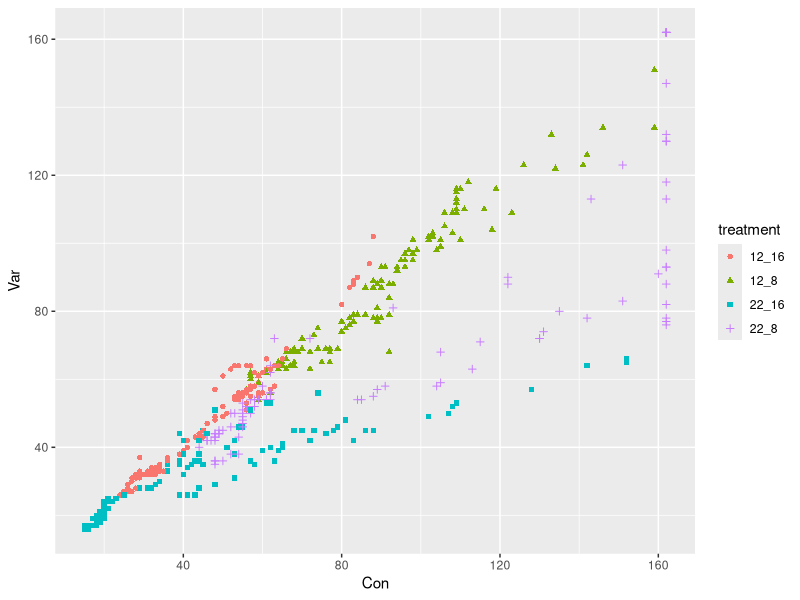
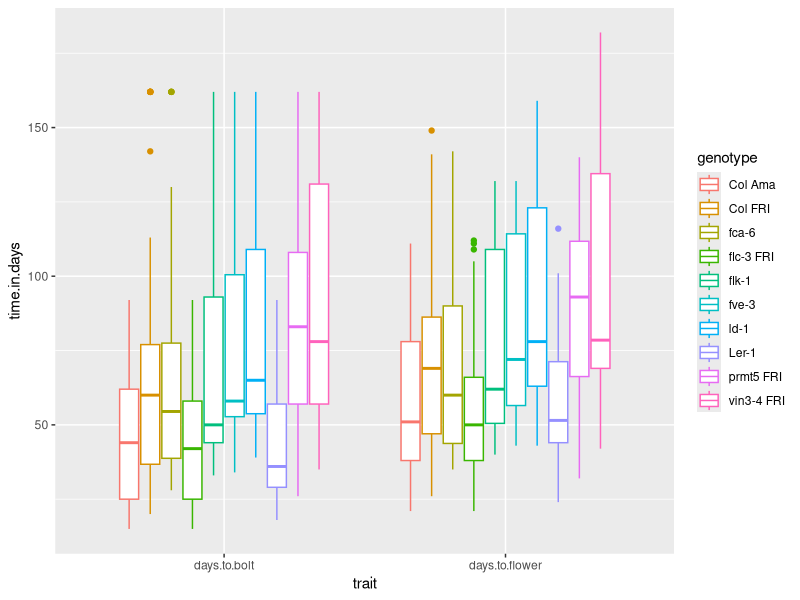
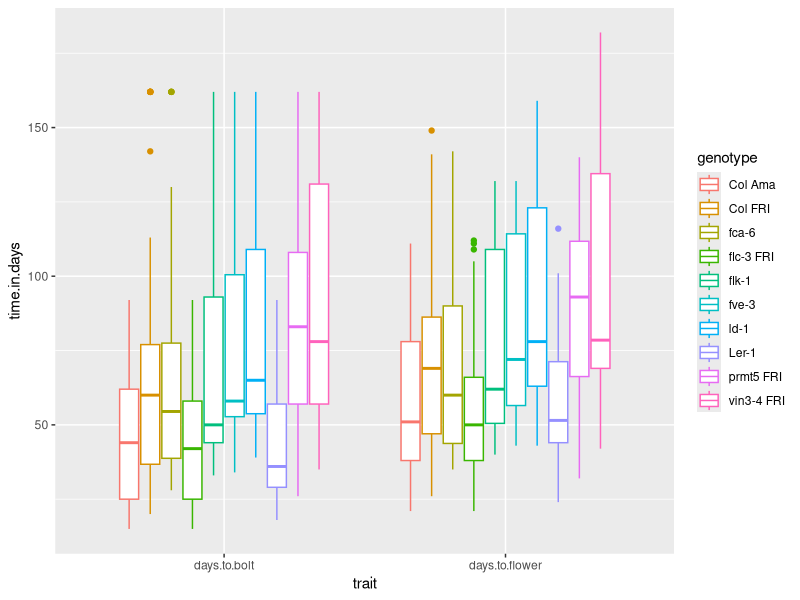
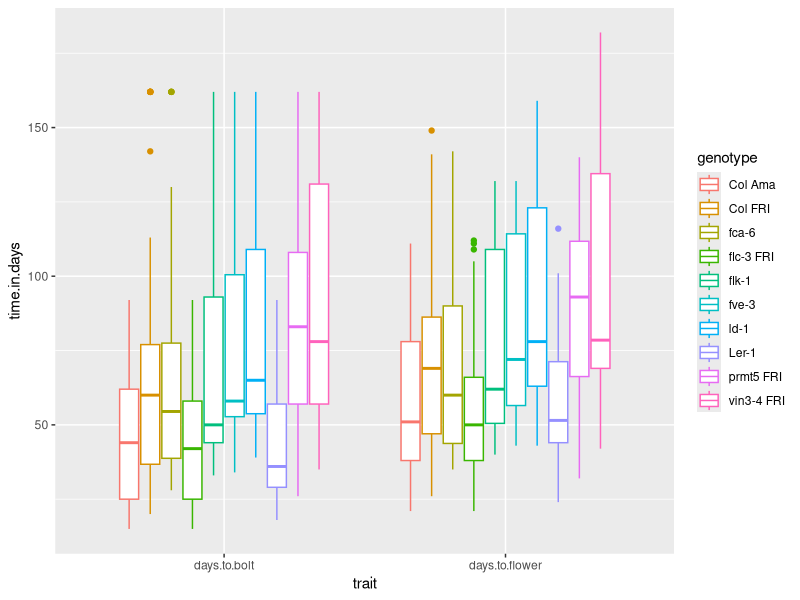
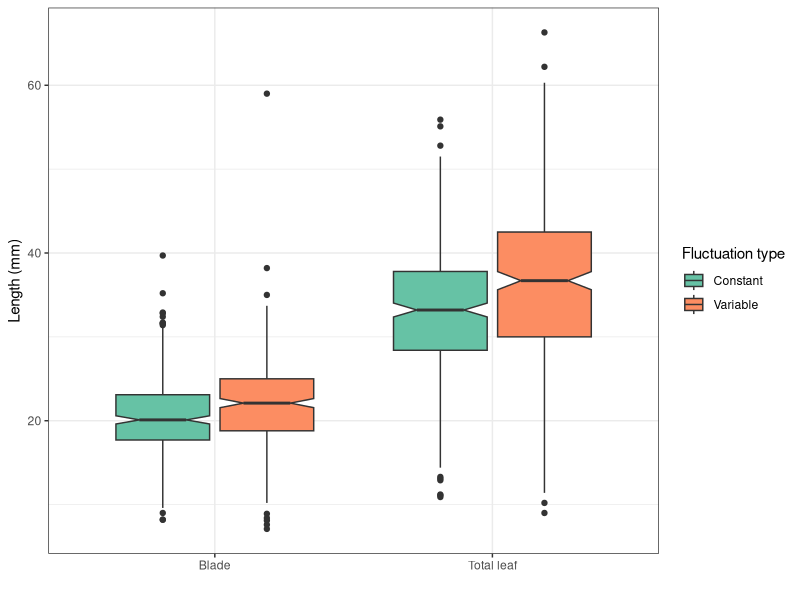
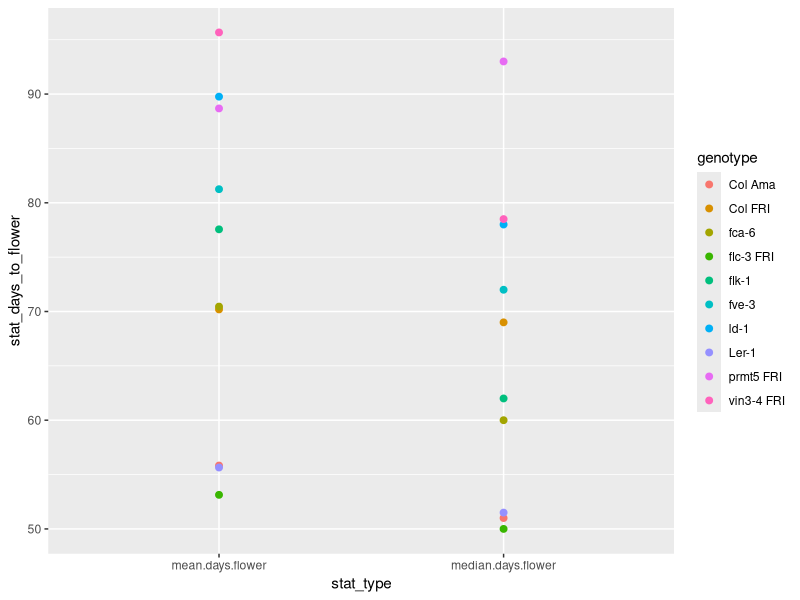
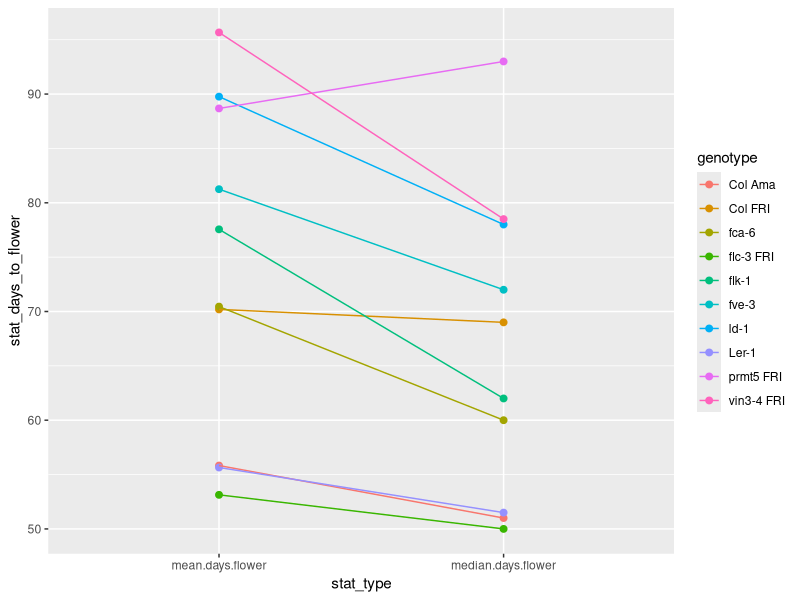
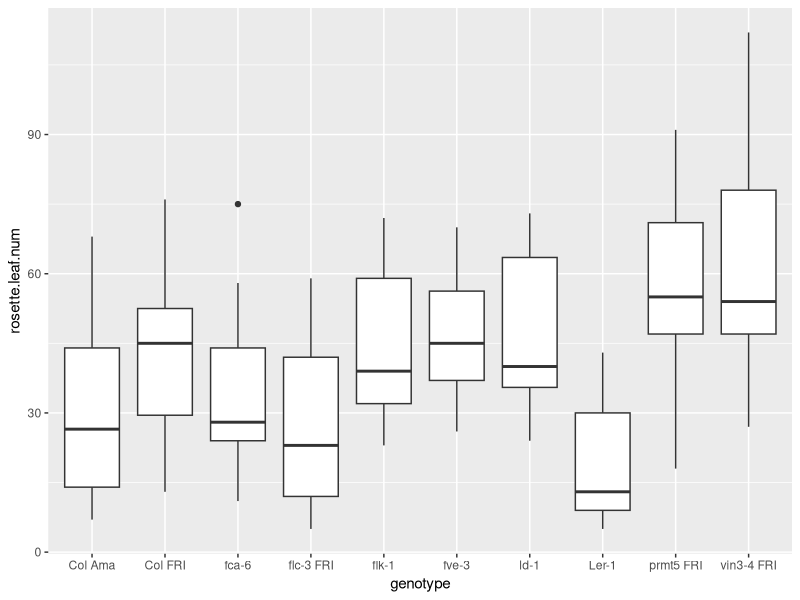

These charts were generated, in order, by the following R code:
## ---- chunk 1
knitr::opts_chunk$set(echo = TRUE)
## ---- chunk 2
# Chargez la librairie `tidyverse`

# changer votre répertoire de travail pour être dans le dossier `session4_reorganisation_suite`:

# Importer `burghardt_et_al_2015_expt1.txt` et mettez le dans un objet appelé `expt1`

## ---- chunk 3
# Chargez la librairie `tidyverse` (aide: utilisez la fonction `library()`)
library(tidyverse)

# Importer `burghardt_et_al_2015_expt1.txt` et mettez le dans un objet appelé `expt1`
#(aide: utilisez la fonction `read_tsv()`)

expt1 <- read_tsv("../data/burghardt_et_al_2015_expt1.txt")

## ---- chunk 4

expt1_subset <- select(expt1, plant_nb:vernalization, days.to.bolt)


## ---- chunk 5

expt1_wide <- spread(expt1_subset, key=fluctuation, value = days.to.bolt)


## ---- chunk 6

unite(expt1_wide, "treatment", temperature, day.length) %>% 
ggplot(aes(x=Con, y=Var, col=treatment, shape=treatment)) +
  geom_point()


## ---- chunk 7
gather(expt1, "trait", "time.in.days", days.to.bolt, days.to.flower) %>% 
  ggplot(aes(x=trait, y=time.in.days, color=genotype)) +
  geom_boxplot()
## ---- chunk 8
expt1_long <- gather(expt1, "trait", "time.in.days", days.to.bolt, days.to.flower)
## ---- chunk 9
ggplot(expt1_long, aes(x=trait, y=time.in.days, color=genotype)) +
  geom_boxplot()
## ---- chunk 10
ggplot(expt1_long, aes(x=trait, y=time.in.days, color=genotype)) +
  geom_boxplot()

ggsave("boxplot_daystobolt_daystoflower_genotypes.jpg")
## ---- chunk 11

gather(expt1, "trait", "length.mm", blade.length.mm, total.leaf.length.mm) %>% 
  ggplot(aes(x=trait, y=length.mm, fill=fluctuation)) +
  geom_boxplot(notch=TRUE) +
  scale_fill_brewer(palette = "Set2", labels = c("Con"="Constant", "Var"="Variable"), 
                    name="Fluctuation type") +
  theme_bw() +
  scale_x_discrete(name="",labels=c("blade.length.mm"="Blade","total.leaf.length.mm"="Total leaf")) +
  ylab("Length (mm)")


## ---- chunk 12
band_members
## ---- chunk 13
band_instruments
## ---- chunk 14
full_join(band_members, band_instruments, by="name")
## ---- chunk 15
left_join(band_members, band_instruments, by="name")
## ---- chunk 16
right_join(band_instruments, band_members, by="name")
## ---- chunk 17
inner_join(band_members, band_instruments, by="name")
## ---- chunk 18

group_by(expt1, genotype) %>% 
summarise(mean.days.to.flower = mean(days.to.flower, na.rm = TRUE))

## ---- chunk 19

group_by(expt1, genotype, temperature) %>% 
summarise(mean.days.flower = mean(days.to.flower, na.rm = TRUE),
          sd.days.flower = sd(days.to.flower, na.rm = TRUE),
          median.days.flower = median(days.to.flower, na.rm = TRUE))
## ---- chunk 20

group_by(expt1, genotype) %>% 
summarise(n.obs = n())
## ---- chunk 21

count(expt1, genotype)

## ---- chunk 22

group_by(expt1, genotype) %>% 
summarise(mean.days.flower = mean(days.to.flower, na.rm = TRUE),
          sd.days.flower = sd(days.to.flower, na.rm = TRUE),
          median.days.flower = median(days.to.flower, na.rm = TRUE)) %>% 
  gather(key="stat_type",value="stat_days_to_flower", mean.days.flower,median.days.flower) %>% 
  ggplot(aes(x=stat_type,y=stat_days_to_flower, col=genotype))+
  geom_point(size=2)
## ---- chunk 23

group_by(expt1, genotype) %>% 
summarise(mean.days.flower = mean(days.to.flower, na.rm = TRUE),
          sd.days.flower = sd(days.to.flower, na.rm = TRUE),
          median.days.flower = median(days.to.flower, na.rm = TRUE)) %>% 
  gather(key="stat_type",value="stat_days_to_flower", mean.days.flower,median.days.flower) %>% 
  ggplot(aes(x=stat_type,y=stat_days_to_flower, col=genotype))+
  geom_point(size=2) +
  geom_line(aes(group=genotype))
## ---- chunk 24

  ggplot( expt1, aes(genotype, rosette.leaf.num)) +
  geom_boxplot()
## ---- chunk 25

group_by(expt1, genotype) %>% 
  summarise(n.obs=n()) %>% 
  mutate(n.obs=paste("n =",n.obs)) %>% 
  full_join(expt1, by="genotype") %>% 
  ggplot( aes(genotype, rosette.leaf.num)) +
  geom_boxplot() +
  geom_text(aes(label=n.obs, x=genotype, y=0))
## ---- chunk 26

group_by(expt1, genotype, fluctuation) %>% 
  summarise(n.obs=n()) %>% 
  mutate(n.obs=paste("n =",n.obs)) %>% 
  full_join(expt1, by=c("genotype", "fluctuation")) %>% 
  ggplot( aes(genotype, rosette.leaf.num, fill=fluctuation)) +
  geom_boxplot() +
  geom_text(aes(label=n.obs, x=genotype, y=-2),position=position_dodge(0.8), angle=45)
## ---- chunk 27
filter(expt1, temperature==22, day.length==16) %>% 
ggplot(aes(x=genotype, y=days.to.bolt, fill=fluctuation)) +
  geom_boxplot()

## ---- chunk 28
# Convertissons genotype dans expt1 en facteurs:
factor(expt1$genotype)
## ---- chunk 29
factor(expt1$genotype, levels = c("Ler-1", "fca-6", "Col Ama", "flc-3 FRI", "Col FRI", "ld-1", "flk-1",
                                  "fve-3", "prmt5 FRI","vin3-4 FRI"))
## ---- chunk 30

mutate(expt1, genotype = factor(genotype, levels = c("Ler-1", "fca-6", "Col Ama", "flc-3 FRI", "Col FRI",
                                                     "ld-1", "flk-1", "fve-3", "prmt5 FRI","vin3-4 FRI"))) %>% 
  filter( temperature==22, day.length==16) %>%
  ggplot(aes(x=genotype, y=days.to.bolt, fill=fluctuation)) +
  geom_boxplot()
## ---- chunk 31

  filter(expt1, temperature==22, day.length==16) %>% 
  mutate( genotype = fct_reorder(genotype, days.to.bolt)) %>% 
  ggplot(aes(x=genotype, y=days.to.bolt, fill=fluctuation)) +
  geom_boxplot()

